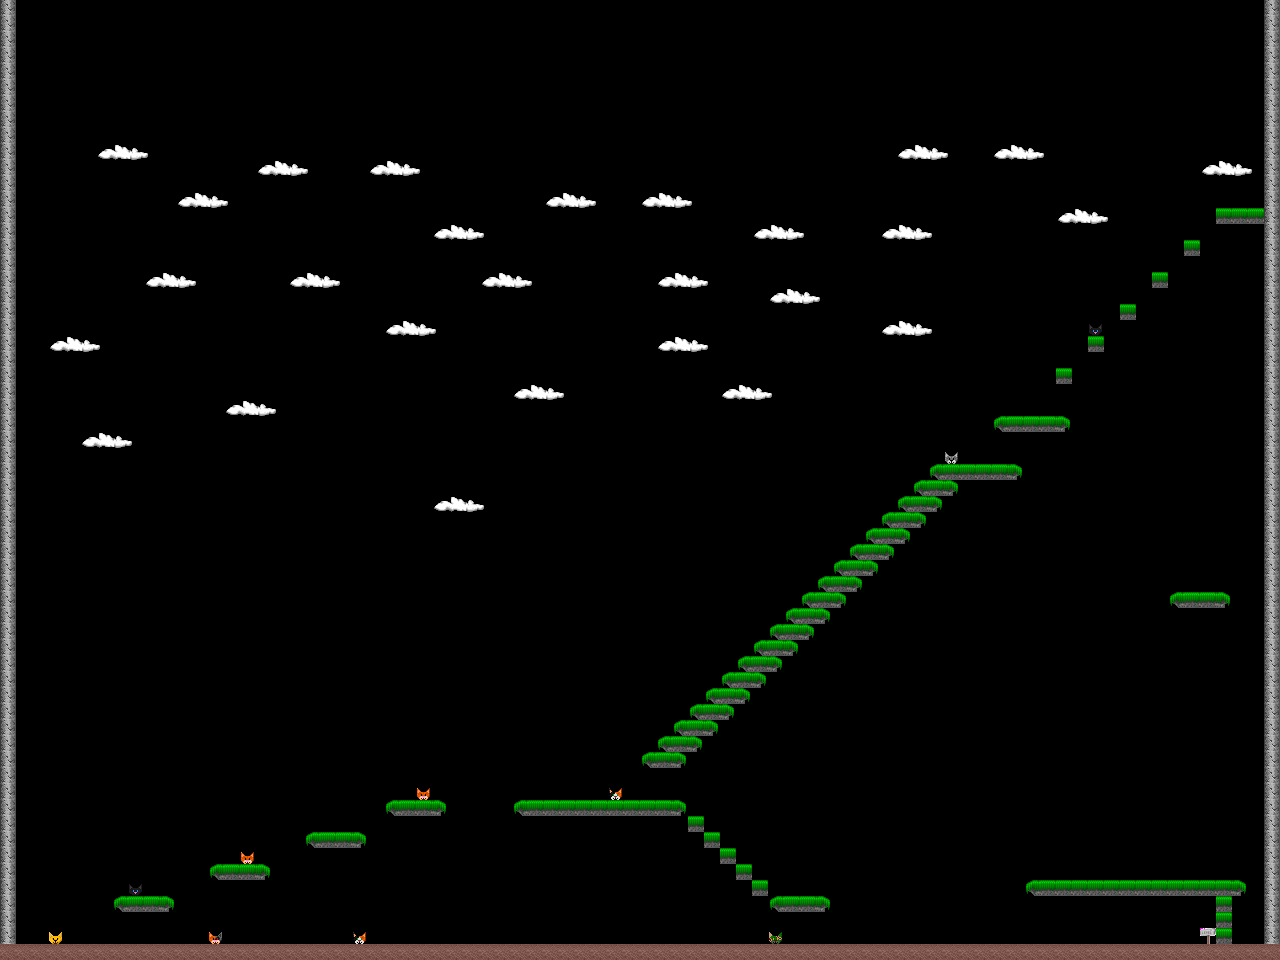

Below is a game level as drawn by its tile map, then a one-line description and the .tmx that defines it (tile-layer data replaced by summaries):
An orthogonal 80x60 tile map with 16x16 px tiles, 3 tile layers (Platforms, Rewards, Clouds).

<map version="1.0" orientation="orthogonal" renderorder="right-down" width="80" height="60" tilewidth="16" tileheight="16">
 <tileset firstgid="1" name="Level 0" tilewidth="16" tileheight="16">
  <image source="tiles_mga.png" width="128" height="128" />
 </tileset>
 <layer name="Platforms" width="80" height="60">
  <data>[4800 cells, 329 non-empty, 6 distinct tile ids]</data>
 </layer>
 <layer name="Rewards" width="80" height="60">
  <data>[4800 cells, 10 non-empty, 7 distinct tile ids]</data>
 </layer>
 <layer name="Clouds" width="80" height="60">
  <data>[4800 cells, 108 non-empty, 4 distinct tile ids]</data>
 </layer>
</map>
